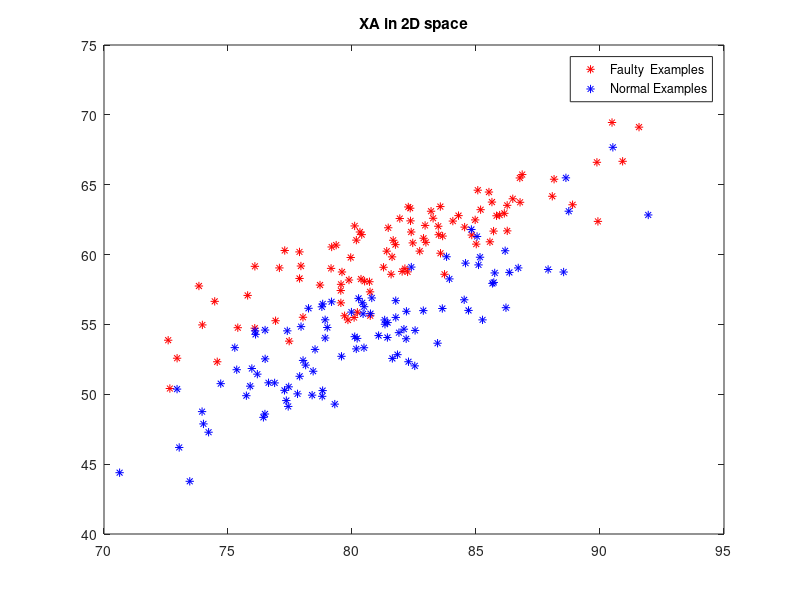

Source code (MATLAB): (Note: this script raises an error after producing the figure.)
close all
clear all
clc
load('broyage');
%Q.1- Elaboration of the decision function
%a. Visualisation of XA depending on the two classes.
%Faulty Conditions in [XA] Of The Grinder_DATA and Thepartical_Speratotr_DATA
XA_Faulty = XA(find(XA(:,3) == 1),1:2);
%Normal Conditions in [XA] Of The Grinder_DATA and Thepartical_Speratotr_DATA
XA_Normal = XA(find(XA(:,3) == -1),1:2);
%Plot XA in 2Dspace
figure(1)
plot(XA_Faulty(:,1),XA_Faulty(:,2),'r*',XA_Normal(:,1),XA_Normal(:,2),'b* ');
legend('Faulty  Examples','Normal Examples');
title('XA in 2D space');
%b. Building The Decision Function
% The mean of Class Faulty Condition
Mean_Faulty = mean(XA_Faulty);
% The Covariance Of Class Faulty Conditions
Cov_Faulty  = cov(XA_Faulty);
% The mean of Class Faulty Condition
Mean_Normal = mean(XA_Normal);
% The Covariance Of Class Faulty Conditions
Cov_Normal  = cov(XA_Normal);
% Gaussain Hypthosis Method
% The Density Probability Of [XV] Function ==> prom.m
% Decision Rule Function ==> D.m
% Decision of XV in Time
Option = 1;
Cr = 0;
Cd=0;
Decision_Rule_XV=D(Option, Cr, Cd,XV,Mean_Faulty, Cov_Faulty,Mean_Normal, Cov_Normal);
figure(2)
plot([find(Decision_Rule_XV == 1)],1,'r*',[find(Decision_Rule_XV == -1)],-1,'g*');
xlabel('Time');
ylabel('Decision');
legend(' 1 ==> Faulty  Examples','-1 ==> Normal Examples');
title('XV in Time');
% Decision of SV in 2D Space
figure(3)
gscatter(XV(:,1),XV(:,2),Decision_Rule_XV,'gr','**');
title('XV in 2D Space');
% The Confusion Matrix of XV
Confusion_Matrix_XV = [sum((XV(:,3)' == -1) & (Decision_Rule_XV == -1)) , sum((XV(:,3)'== -1) & (Decision_Rule_XV== 1));sum((XV(:,3)'== 1)  &  (Decision_Rule_XV== -1)) ,sum((XV(:,3)'== 1) & (Decision_Rule_XV== 1))];
%%Q.2
%% Ambiguity rejection
% Decision of XV With Cr=0.4
Option=2;
Cr=0.4;
Decision_Rule_XV_Ambguise =D(Option, Cr, Cd,XV,Mean_Faulty, Cov_Faulty,Mean_Normal, Cov_Normal);
% The confusion Matrix for Cr=0.4
Confusion_Matrix_XV_cr0_4 = [sum((XV(:,3)' == -1) & (Decision_Rule_XV_Ambguise == -1)) , sum((XV(:,3)'== -1) & (Decision_Rule_XV_Ambguise== 1))
    ;sum((XV(:,3)'== 1)  &  (Decision_Rule_XV_Ambguise== -1)) ,sum((XV(:,3)'== 1) & (Decision_Rule_XV_Ambguise== 1))];
% The Decision in 2D
figure(4)
gscatter(XV(:,1),XV(:,2),Decision_Rule_XV_Ambguise,'gyr','*.*');
title('XV in 2D Space, Cr=0.4');
% The Decision In Time
figure(5)
plot([find(Decision_Rule_XV_Ambguise == 1)],1,'r*')
hold on;
plot([find(Decision_Rule_XV_Ambguise == -1)],-1,'g*');
hold on;
plot([find(Decision_Rule_XV_Ambguise == 0)],0,'yo');
xlabel('Time');
ylabel('Decision');
legend(' 1 ==> Faulty  Samples','-1 ==> Normal Samples','2 ==> Ambiguity Rejected Samples');
% Decision of XV With Cr=0.05
Option=2;
Cr=0.01;
Decision_Rule_XV_Ambguise=D(Option,Cr,Cd,XV,Mean_Faulty, Cov_Faulty,Mean_Normal, Cov_Normal);
% The Decision in 2D
figure(6)
gscatter(XV(:,1),XV(:,2),Decision_Rule_XV_Ambguise,'gyr','*.*');
title('XV in 2D Space, Cr=0.01');
% The Decision In Time
figure(7)
plot([find(Decision_Rule_XV_Ambguise == 1)],1,'r*')
hold on;
plot([find(Decision_Rule_XV_Ambguise == -1)],-1,'g*');
hold on;
plot([find(Decision_Rule_XV_Ambguise == 0)],0,'y.');
xlabel('Time');
ylabel('Decision');
legend(' 1 ==> Faulty  Examples','-1 ==> Normal Examples','0 ==> Ambiguis Rejected Examples');
% Decision of XV With Cr=0.14
Option=2;
Cr=0.14;
Decision_Rule_XV_Ambguise=D(Option,Cr,Cd,XV,Mean_Faulty, Cov_Faulty,Mean_Normal, Cov_Normal);
% The confusion Matrix for Cr=0.14
Confusion_Matrix_XV_cr1_4 = [sum((XV(:,3)' == -1) & (Decision_Rule_XV_Ambguise == -1)) , sum((XV(:,3)'== -1) & (Decision_Rule_XV_Ambguise== 1));sum((XV(:,3)'== 1)  &  (Decision_Rule_XV_Ambguise== -1)) ,sum((XV(:,3)'== 1) & (Decision_Rule_XV_Ambguise== 1))];
% The Decision in 2D
figure(8)
gscatter(XV(:,1),XV(:,2),Decision_Rule_XV_Ambguise,'gyr','*.*');
title('XV in 2D Space, Cr=0.14');
%% Distance Rejection:
Option=3;
% Decision Rule For XV2
Cr = 0.4;
Cd = 1/1000;
Decision_Rule_XV2 = D(Option,Cr,Cd,XV2,Mean_Faulty, Cov_Faulty,Mean_Normal, Cov_Normal);
% Plot The Decision In Time
figure(9)
plot([find(Decision_Rule_XV2 == -1)],1,'g*',[find(Decision_Rule_XV2 == 0)],0,'bo',[find(Decision_Rule_XV2 == 1)],1,'r*',[find(Decision_Rule_XV2 == 2)],2,'yo');
xlabel('Time');
ylabel('Decision');
legend(' -1 ==> Normal  Samples',' 0 ==> Ambiguity Rejection',' 1 ==> Faulty  Samples','2 ==> Distance Rejected Samples');
title('XV2 in time, Cd=0.0001');
%% The confusion Matrix For Cd=0.001
Confusion_Matrix_XV_cd00_1 = [sum((XV2(:,3)' == -1) & (Decision_Rule_XV2 == -1)) , sum((XV2(:,3)'== -1) & (Decision_Rule_XV2== 1));sum((XV2(:,3)' == 1)  &  (Decision_Rule_XV2== -1)) ,sum((XV2(:,3)'== 1) & (Decision_Rule_XV2 == 1))];
% Plot The Decision in 2D space
figure(10)
gscatter(XV2(:,1),XV2(:,2),Decision_Rule_XV2,'gbry','*.*.');
title('XV2 in 2D space, Cd=0.0001');
%New Decision Rule For XV2
Cr = 0.4;
Cd = 1/100;
Decision_Rule_XV2_New = D(Option,Cr,Cd,XV2,Mean_Faulty, Cov_Faulty,Mean_Normal, Cov_Normal);
% Plot The New Decision in 2D space
figure(11)
gscatter(XV2(:,1),XV2(:,2),Decision_Rule_XV2_New,'gbry','*.*.');
title('XV in 2D Space, Cr=1/100');
